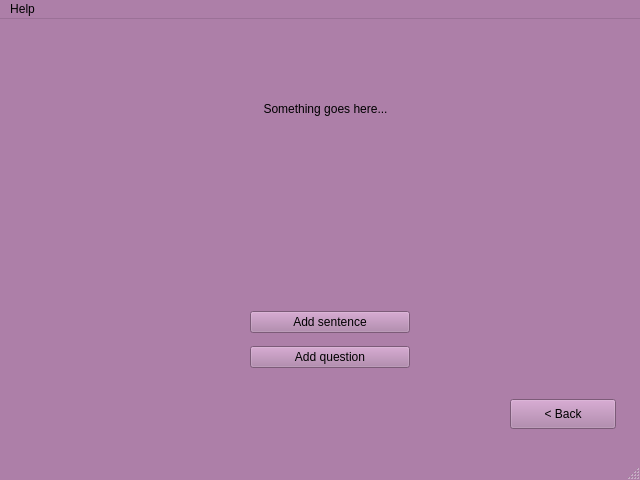
<?xml version="1.0" encoding="UTF-8"?>
<ui version="4.0">
 <class>MainWindow</class>
 <widget class="QMainWindow" name="MainWindow">
  <property name="geometry">
   <rect>
    <x>0</x>
    <y>0</y>
    <width>640</width>
    <height>480</height>
   </rect>
  </property>
  <property name="palette">
   <palette>
    <active>
     <colorrole role="WindowText">
      <brush brushstyle="SolidPattern">
       <color alpha="255">
        <red>0</red>
        <green>0</green>
        <blue>0</blue>
       </color>
      </brush>
     </colorrole>
     <colorrole role="Button">
      <brush brushstyle="SolidPattern">
       <color alpha="255">
        <red>173</red>
        <green>127</green>
        <blue>168</blue>
       </color>
      </brush>
     </colorrole>
     <colorrole role="Light">
      <brush brushstyle="SolidPattern">
       <color alpha="255">
        <red>255</red>
        <green>192</green>
        <blue>249</blue>
       </color>
      </brush>
     </colorrole>
     <colorrole role="Midlight">
      <brush brushstyle="SolidPattern">
       <color alpha="255">
        <red>214</red>
        <green>159</green>
        <blue>208</blue>
       </color>
      </brush>
     </colorrole>
     <colorrole role="Dark">
      <brush brushstyle="SolidPattern">
       <color alpha="255">
        <red>86</red>
        <green>63</green>
        <blue>84</blue>
       </color>
      </brush>
     </colorrole>
     <colorrole role="Mid">
      <brush brushstyle="SolidPattern">
       <color alpha="255">
        <red>115</red>
        <green>84</green>
        <blue>112</blue>
       </color>
      </brush>
     </colorrole>
     <colorrole role="Text">
      <brush brushstyle="SolidPattern">
       <color alpha="255">
        <red>0</red>
        <green>0</green>
        <blue>0</blue>
       </color>
      </brush>
     </colorrole>
     <colorrole role="BrightText">
      <brush brushstyle="SolidPattern">
       <color alpha="255">
        <red>255</red>
        <green>255</green>
        <blue>255</blue>
       </color>
      </brush>
     </colorrole>
     <colorrole role="ButtonText">
      <brush brushstyle="SolidPattern">
       <color alpha="255">
        <red>0</red>
        <green>0</green>
        <blue>0</blue>
       </color>
      </brush>
     </colorrole>
     <colorrole role="Base">
      <brush brushstyle="SolidPattern">
       <color alpha="255">
        <red>255</red>
        <green>255</green>
        <blue>255</blue>
       </color>
      </brush>
     </colorrole>
     <colorrole role="Window">
      <brush brushstyle="SolidPattern">
       <color alpha="255">
        <red>173</red>
        <green>127</green>
        <blue>168</blue>
       </color>
      </brush>
     </colorrole>
     <colorrole role="Shadow">
      <brush brushstyle="SolidPattern">
       <color alpha="255">
        <red>0</red>
        <green>0</green>
        <blue>0</blue>
       </color>
      </brush>
     </colorrole>
     <colorrole role="AlternateBase">
      <brush brushstyle="SolidPattern">
       <color alpha="255">
        <red>214</red>
        <green>191</green>
        <blue>211</blue>
       </color>
      </brush>
     </colorrole>
     <colorrole role="ToolTipBase">
      <brush brushstyle="SolidPattern">
       <color alpha="255">
        <red>255</red>
        <green>255</green>
        <blue>220</blue>
       </color>
      </brush>
     </colorrole>
     <colorrole role="ToolTipText">
      <brush brushstyle="SolidPattern">
       <color alpha="255">
        <red>0</red>
        <green>0</green>
        <blue>0</blue>
       </color>
      </brush>
     </colorrole>
     <colorrole role="PlaceholderText">
      <brush brushstyle="SolidPattern">
       <color alpha="128">
        <red>0</red>
        <green>0</green>
        <blue>0</blue>
       </color>
      </brush>
     </colorrole>
    </active>
    <inactive>
     <colorrole role="WindowText">
      <brush brushstyle="SolidPattern">
       <color alpha="255">
        <red>0</red>
        <green>0</green>
        <blue>0</blue>
       </color>
      </brush>
     </colorrole>
     <colorrole role="Button">
      <brush brushstyle="SolidPattern">
       <color alpha="255">
        <red>173</red>
        <green>127</green>
        <blue>168</blue>
       </color>
      </brush>
     </colorrole>
     <colorrole role="Light">
      <brush brushstyle="SolidPattern">
       <color alpha="255">
        <red>255</red>
        <green>192</green>
        <blue>249</blue>
       </color>
      </brush>
     </colorrole>
     <colorrole role="Midlight">
      <brush brushstyle="SolidPattern">
       <color alpha="255">
        <red>214</red>
        <green>159</green>
        <blue>208</blue>
       </color>
      </brush>
     </colorrole>
     <colorrole role="Dark">
      <brush brushstyle="SolidPattern">
       <color alpha="255">
        <red>86</red>
        <green>63</green>
        <blue>84</blue>
       </color>
      </brush>
     </colorrole>
     <colorrole role="Mid">
      <brush brushstyle="SolidPattern">
       <color alpha="255">
        <red>115</red>
        <green>84</green>
        <blue>112</blue>
       </color>
      </brush>
     </colorrole>
     <colorrole role="Text">
      <brush brushstyle="SolidPattern">
       <color alpha="255">
        <red>0</red>
        <green>0</green>
        <blue>0</blue>
       </color>
      </brush>
     </colorrole>
     <colorrole role="BrightText">
      <brush brushstyle="SolidPattern">
       <color alpha="255">
        <red>255</red>
        <green>255</green>
        <blue>255</blue>
       </color>
      </brush>
     </colorrole>
     <colorrole role="ButtonText">
      <brush brushstyle="SolidPattern">
       <color alpha="255">
        <red>0</red>
        <green>0</green>
        <blue>0</blue>
       </color>
      </brush>
     </colorrole>
     <colorrole role="Base">
      <brush brushstyle="SolidPattern">
       <color alpha="255">
        <red>255</red>
        <green>255</green>
        <blue>255</blue>
       </color>
      </brush>
     </colorrole>
     <colorrole role="Window">
      <brush brushstyle="SolidPattern">
       <color alpha="255">
        <red>173</red>
        <green>127</green>
        <blue>168</blue>
       </color>
      </brush>
     </colorrole>
     <colorrole role="Shadow">
      <brush brushstyle="SolidPattern">
       <color alpha="255">
        <red>0</red>
        <green>0</green>
        <blue>0</blue>
       </color>
      </brush>
     </colorrole>
     <colorrole role="AlternateBase">
      <brush brushstyle="SolidPattern">
       <color alpha="255">
        <red>214</red>
        <green>191</green>
        <blue>211</blue>
       </color>
      </brush>
     </colorrole>
     <colorrole role="ToolTipBase">
      <brush brushstyle="SolidPattern">
       <color alpha="255">
        <red>255</red>
        <green>255</green>
        <blue>220</blue>
       </color>
      </brush>
     </colorrole>
     <colorrole role="ToolTipText">
      <brush brushstyle="SolidPattern">
       <color alpha="255">
        <red>0</red>
        <green>0</green>
        <blue>0</blue>
       </color>
      </brush>
     </colorrole>
     <colorrole role="PlaceholderText">
      <brush brushstyle="SolidPattern">
       <color alpha="128">
        <red>0</red>
        <green>0</green>
        <blue>0</blue>
       </color>
      </brush>
     </colorrole>
    </inactive>
    <disabled>
     <colorrole role="WindowText">
      <brush brushstyle="SolidPattern">
       <color alpha="255">
        <red>86</red>
        <green>63</green>
        <blue>84</blue>
       </color>
      </brush>
     </colorrole>
     <colorrole role="Button">
      <brush brushstyle="SolidPattern">
       <color alpha="255">
        <red>173</red>
        <green>127</green>
        <blue>168</blue>
       </color>
      </brush>
     </colorrole>
     <colorrole role="Light">
      <brush brushstyle="SolidPattern">
       <color alpha="255">
        <red>255</red>
        <green>192</green>
        <blue>249</blue>
       </color>
      </brush>
     </colorrole>
     <colorrole role="Midlight">
      <brush brushstyle="SolidPattern">
       <color alpha="255">
        <red>214</red>
        <green>159</green>
        <blue>208</blue>
       </color>
      </brush>
     </colorrole>
     <colorrole role="Dark">
      <brush brushstyle="SolidPattern">
       <color alpha="255">
        <red>86</red>
        <green>63</green>
        <blue>84</blue>
       </color>
      </brush>
     </colorrole>
     <colorrole role="Mid">
      <brush brushstyle="SolidPattern">
       <color alpha="255">
        <red>115</red>
        <green>84</green>
        <blue>112</blue>
       </color>
      </brush>
     </colorrole>
     <colorrole role="Text">
      <brush brushstyle="SolidPattern">
       <color alpha="255">
        <red>86</red>
        <green>63</green>
        <blue>84</blue>
       </color>
      </brush>
     </colorrole>
     <colorrole role="BrightText">
      <brush brushstyle="SolidPattern">
       <color alpha="255">
        <red>255</red>
        <green>255</green>
        <blue>255</blue>
       </color>
      </brush>
     </colorrole>
     <colorrole role="ButtonText">
      <brush brushstyle="SolidPattern">
       <color alpha="255">
        <red>86</red>
        <green>63</green>
        <blue>84</blue>
       </color>
      </brush>
     </colorrole>
     <colorrole role="Base">
      <brush brushstyle="SolidPattern">
       <color alpha="255">
        <red>173</red>
        <green>127</green>
        <blue>168</blue>
       </color>
      </brush>
     </colorrole>
     <colorrole role="Window">
      <brush brushstyle="SolidPattern">
       <color alpha="255">
        <red>173</red>
        <green>127</green>
        <blue>168</blue>
       </color>
      </brush>
     </colorrole>
     <colorrole role="Shadow">
      <brush brushstyle="SolidPattern">
       <color alpha="255">
        <red>0</red>
        <green>0</green>
        <blue>0</blue>
       </color>
      </brush>
     </colorrole>
     <colorrole role="AlternateBase">
      <brush brushstyle="SolidPattern">
       <color alpha="255">
        <red>173</red>
        <green>127</green>
        <blue>168</blue>
       </color>
      </brush>
     </colorrole>
     <colorrole role="ToolTipBase">
      <brush brushstyle="SolidPattern">
       <color alpha="255">
        <red>255</red>
        <green>255</green>
        <blue>220</blue>
       </color>
      </brush>
     </colorrole>
     <colorrole role="ToolTipText">
      <brush brushstyle="SolidPattern">
       <color alpha="255">
        <red>0</red>
        <green>0</green>
        <blue>0</blue>
       </color>
      </brush>
     </colorrole>
     <colorrole role="PlaceholderText">
      <brush brushstyle="SolidPattern">
       <color alpha="128">
        <red>0</red>
        <green>0</green>
        <blue>0</blue>
       </color>
      </brush>
     </colorrole>
    </disabled>
   </palette>
  </property>
  <property name="windowTitle">
   <string>Mentore</string>
  </property>
  <widget class="QWidget" name="centralwidget">
   <widget class="QLabel" name="mainLabel">
    <property name="geometry">
     <rect>
      <x>150</x>
      <y>50</y>
      <width>351</width>
      <height>81</height>
     </rect>
    </property>
    <property name="text">
     <string>&lt;html&gt;&lt;head/&gt;&lt;body&gt;&lt;p align=&quot;center&quot;&gt;Something goes here...&lt;/p&gt;&lt;/body&gt;&lt;/html&gt;</string>
    </property>
   </widget>
   <widget class="QWidget" name="verticalLayoutWidget">
    <property name="geometry">
     <rect>
      <x>250</x>
      <y>285</y>
      <width>160</width>
      <height>71</height>
     </rect>
    </property>
    <layout class="QVBoxLayout" name="addVLayout">
     <item>
      <widget class="QPushButton" name="addSentence_pb">
       <property name="text">
        <string>Add sentence</string>
       </property>
      </widget>
     </item>
     <item>
      <widget class="QPushButton" name="addQuestion_pb">
       <property name="text">
        <string>Add question</string>
       </property>
      </widget>
     </item>
    </layout>
   </widget>
   <widget class="QPushButton" name="back_pb">
    <property name="geometry">
     <rect>
      <x>510</x>
      <y>380</y>
      <width>106</width>
      <height>30</height>
     </rect>
    </property>
    <property name="text">
     <string>&lt; Back</string>
    </property>
   </widget>
  </widget>
  <widget class="QMenuBar" name="menubar">
   <property name="geometry">
    <rect>
     <x>0</x>
     <y>0</y>
     <width>640</width>
     <height>26</height>
    </rect>
   </property>
   <widget class="QMenu" name="menuHelp">
    <property name="title">
     <string>Help</string>
    </property>
   </widget>
   <addaction name="menuHelp"/>
  </widget>
  <widget class="QStatusBar" name="statusbar"/>
 </widget>
 <resources/>
 <connections/>
</ui>
